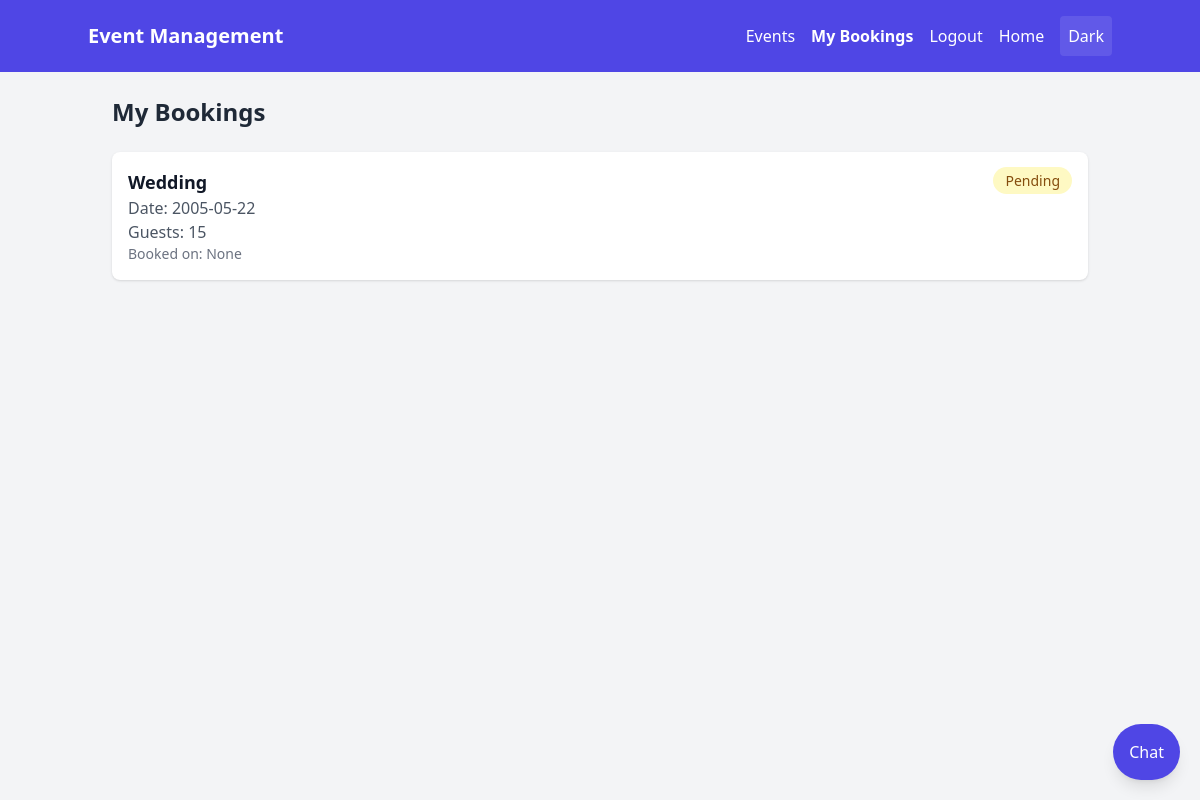
The app's page /my_bookings (signed in) with its own data.
### tables this page shows
CREATE TABLE bookings(
        id INTEGER PRIMARY KEY AUTOINCREMENT,
        username TEXT,
        event_type TEXT,
        date TEXT,
        guests INTEGER
    , status TEXT DEFAULT 'pending', created_at TIMESTAMP, venue_id INTEGER, venue_name TEXT);

### app.py (the view)
@app.route("/my_bookings")
def my_bookings():
    if "user" not in session:
        flash("Please login to view bookings", "error")
        return redirect("/login")
    conn = get_db()
    bookings = conn.execute("""
        SELECT * FROM bookings
        WHERE username=?
        ORDER BY created_at DESC
    """, (session["user"],)).fetchall()
    conn.close()
    return render_template("my_bookings.html", bookings=bookings)

### app.py (called while the page is built)
def get_db():
    conn = sqlite3.connect(Config.DATABASE, timeout=20.0)
    conn.row_factory = sqlite3.Row
    conn.execute('PRAGMA journal_mode=WAL;')
    return conn

### templates/my_bookings.html (shortened to what this page needs)
<!DOCTYPE html>
<html lang="en">
<head>
    <script src="https://cdn.tailwindcss.com"></script>
</head>
<body class="bg-gray-100 dark:bg-gray-900 min-h-screen transition-colors">
<nav class="bg-indigo-600 dark:bg-indigo-800 text-white p-4">
    <div class="container mx-auto flex justify-between items-center">
        <h1 class="text-xl font-bold">Event Management</h1>
        <div class="space-x-4 flex items-center">
            <a href="/events" class="hover:underline">Events</a>
            <a href="/my_bookings" class="hover:underline font-semibold">My Bookings</a>
            <a href="/logout" class="hover:underline">Logout</a>
            <a href="/" class="hover:underline">Home</a>
            <button type="button" onclick="toggleDark()" class="p-2 rounded bg-white/10 hover:bg-white/20" title="Toggle dark mode">Dark</button>
        </div>
    </div>
</nav>
<div class="container mx-auto p-6">
    <h2 class="text-2xl font-bold mb-6 text-gray-800 dark:text-gray-100">My Bookings</h2>
    {% if bookings %}
        <div class="grid gap-4">
            {% for booking in bookings %}
            <div class="bg-white dark:bg-gray-800 p-4 rounded-lg shadow transition-colors">
                <div class="flex justify-between items-start">
                    <div>
                        <h3 class="font-semibold text-lg text-gray-900 dark:text-gray-100">{{ booking.event_type }}</h3>
                        <p class="text-gray-600 dark:text-gray-300">Date: {{ booking.date }}</p>
                        <p class="text-gray-600 dark:text-gray-300">Guests: {{ booking.guests }}</p>
                        <p class="text-sm text-gray-500 dark:text-gray-400">Booked on: {{ booking.created_at }}</p>
                    </div>
                    <div>
                        <span class="px-3 py-1 rounded-full text-sm font-medium
                            {% if booking.status == 'confirmed' %}bg-green-100 dark:bg-green-900/30 text-green-800 dark:text-green-300
                            {% elif booking.status == 'pending' %}bg-yellow-100 dark:bg-yellow-900/30 text-yellow-800 dark:text-yellow-300
                            {% else %}bg-red-100 dark:bg-red-900/30 text-red-800 dark:text-red-300{% endif %}">
                            {{ booking.status.title() }}
                        </span>
                    </div>
                </div>
            </div>
            {% endfor %}
        </div>
    {% endif %}
</div>
{% include "chatbot.html" %}
</body>
</html>

### records on screen
bookings: event_type "Wedding", date "2005-05-22", guests "15", created_at "None", status "Pending"
